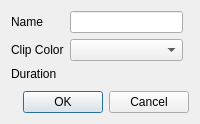
<?xml version="1.0" encoding="UTF-8"?>
<ui version="4.0">
 <class>ColorClip_UI</class>
 <widget class="QDialog" name="ColorClip_UI">
  <property name="geometry">
   <rect>
    <x>0</x>
    <y>0</y>
    <width>200</width>
    <height>124</height>
   </rect>
  </property>
  <property name="windowTitle">
   <string>Dialog</string>
  </property>
  <layout class="QGridLayout">
   <item row="0" column="0">
    <widget class="QLabel" name="label_3">
     <property name="text">
      <string>Name</string>
     </property>
    </widget>
   </item>
   <item row="0" column="1">
    <widget class="KLineEdit" name="clip_name"/>
   </item>
   <item row="1" column="0">
    <widget class="QLabel" name="label">
     <property name="text">
      <string>Clip Color</string>
     </property>
    </widget>
   </item>
   <item row="2" column="0">
    <widget class="QLabel" name="label_2">
     <property name="text">
      <string>Duration</string>
     </property>
    </widget>
   </item>
   <item row="4" column="0" colspan="3">
    <widget class="QDialogButtonBox" name="buttonBox">
     <property name="orientation">
      <enum>Qt::Horizontal</enum>
     </property>
     <property name="standardButtons">
      <set>QDialogButtonBox::Cancel|QDialogButtonBox::Ok</set>
     </property>
    </widget>
   </item>
   <item row="2" column="1">
    <layout class="QHBoxLayout" name="clip_durationBox"/>
   </item>
   <item row="1" column="1">
    <widget class="KColorCombo" name="clip_color"/>
   </item>
   <item row="3" column="1">
    <spacer>
     <property name="orientation">
      <enum>Qt::Vertical</enum>
     </property>
     <property name="sizeHint" stdset="0">
      <size>
       <width>20</width>
       <height>31</height>
      </size>
     </property>
    </spacer>
   </item>
  </layout>
 </widget>
 <customwidgets>
  <customwidget>
   <class>KLineEdit</class>
   <extends>QLineEdit</extends>
   <header>klineedit.h</header>
  </customwidget>
  <customwidget>
   <class>KColorCombo</class>
   <extends>QComboBox</extends>
   <header>kcolorcombo.h</header>
  </customwidget>
 </customwidgets>
 <resources/>
 <connections>
  <connection>
   <sender>buttonBox</sender>
   <signal>accepted()</signal>
   <receiver>ColorClip_UI</receiver>
   <slot>accept()</slot>
   <hints>
    <hint type="sourcelabel">
     <x>248</x>
     <y>254</y>
    </hint>
    <hint type="destinationlabel">
     <x>157</x>
     <y>274</y>
    </hint>
   </hints>
  </connection>
  <connection>
   <sender>buttonBox</sender>
   <signal>rejected()</signal>
   <receiver>ColorClip_UI</receiver>
   <slot>reject()</slot>
   <hints>
    <hint type="sourcelabel">
     <x>316</x>
     <y>260</y>
    </hint>
    <hint type="destinationlabel">
     <x>286</x>
     <y>274</y>
    </hint>
   </hints>
  </connection>
 </connections>
</ui>
